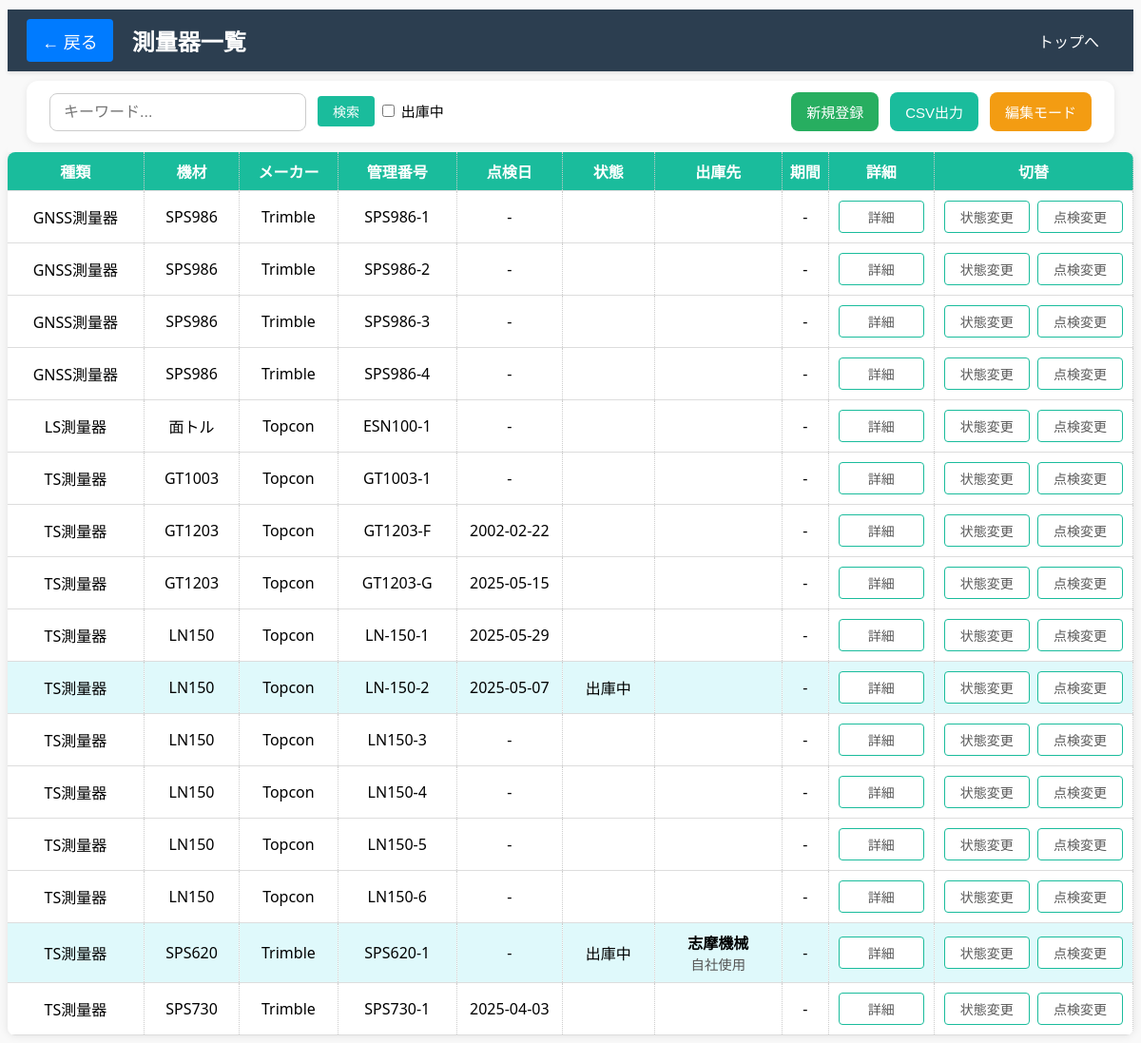
Page /surveying_list (signed in) on the committed database.
### models.py (models this page shows, shortened)
class SurveyingTool(db.Model):
    __tablename__ = 'surveying_tools'
    id = db.Column(db.Integer, primary_key=True)
    tool_type = db.Column(db.String(100), nullable=True)
    name = db.Column(db.String(100), nullable=False)              # 機材名
    manufacturer = db.Column(db.String(100), nullable=True)       # メーカー
    serial_number = db.Column(db.String(100), nullable=True)      # 管理番号
    inspection_date = db.Column(db.Date, nullable=True)           # 点検日
    is_active = db.Column(db.Boolean, default=True, nullable=True)  # 状態 (True=未使用、False=出庫中)
    state = db.Column(db.String(50))
    shipment_location = db.Column(db.String(255), nullable=True)   # 出庫先 会社名
    shipment_site = db.Column(db.String(255), nullable=True)       # 出庫現場
    shipment_start_date = db.Column(db.Date, nullable=True)        # 出庫開始期間
    shipment_end_date = db.Column(db.Date, nullable=True)          # 出庫終了期間

### main.py (the view)
@app.route('/surveying_list')
@login_required
def surveying_list():
    surveying_tools = SurveyingTool.query.order_by(
        SurveyingTool.tool_type.asc(),     # 種類で昇順（存在すれば）
        SurveyingTool.name.asc(),          # 名前で昇順
        SurveyingTool.serial_number.asc()  # 管理番号で昇順
    ).all()
    return render_template('surveying_list.html', surveying_tools=surveying_tools)

### main.py (called while the page is built)
@login_manager.user_loader
def load_user(user_id):
    return User.query.get(int(user_id))

### templates/surveying_list.html (shortened to what this page needs)
<!DOCTYPE html>
<html lang="ja">
<head>
    <link rel="stylesheet" href="{{ url_for('static', filename='surveying_tool.css') }}">
    <link rel="stylesheet" href="{{ url_for('static', filename='common.css') }}">
</head>
<body>
<div class="sticky-wrapper">
    <header class="header-bar">
        <div class="left-group">
            <a href="{{ url_for('index') }}" class="back-button">← 戻る</a>
            <h1 class="page-title">測量器一覧</h1>
        </div>
        <div class="right-group">
            <a href="{{ url_for('index') }}">トップへ</a>
        </div>
    </header>
    <h2>
        <div class="about-container">
            <div class="search-container">
                <input type="text" id="search-input" placeholder="キーワード...">
                <button id="search-button">検索</button>
                    <input type="checkbox" id="shippedOnlyCheckbox" onchange="filterTable()"> 出庫中
            </div>
            <div class="action-buttons">
                <a href="{{ url_for('add_surveying_tool') }}" class="add_button">新規登録</a>
                <button class="csv-button" id="csv-export-btn">CSV出力</button>
                <button class="edit_button" onclick="toggleDeleteColumn()">編集モード</button>
            </div>
        </div>
    </h2>
</div>
<table id="printable-table">
    <thead>
        <tr>
            <th>種類</th>
            <th>機材</th>
            <th>メーカー</th>
            <th>管理番号</th>
            <th>点検日</th>
            <th>状態</th>
            <th>出庫先</th>
            <th>期間</th>
            <th>詳細</th>
            <th>切替</th>
        </tr>
    </thead>
    <tbody>
        {% for tool in surveying_tools %}
        <tr data-tool-id="{{ tool.id }}" {% if not tool.is_active and tool.state != '予定' %} class="shipped"{% endif %}>
            <td class="fixed-cell">
            <span class="display-text">{{ tool.tool_type or '' }}</span>
            </td>
            <td class="fixed-cell">
            <span class="display-text">{{ tool.name }}</span>
            </td>
            <td class="fixed-cell">
            <span class="display-text">{{ tool.manufacturer or '' }}</span>
            </td>
            <td class="fixed-cell">
            <span class="display-text">{{ tool.serial_number or '' }}</span>
            </td>
            <td class="fixed-cell">{{ tool.inspection_date.strftime('%Y-%m-%d') if tool.inspection_date else '-' }}</td>
            <td class="status-cell">
                <span class="status-display" id="status-display-{{ tool.id }}">
                    {% if tool.state == '予定' %}
                        予定
                    {% elif not tool.is_active %}
                        出庫中
                    {% endif %}
                </span>
            </td>
            <td class="fixed-cell">
                <div>
                    <strong>{{ tool.shipment_location or '' }}</strong><br>
                    <span style="font-size: 0.9em; color: #555;">{{ tool.shipment_site or '' }}</span>
                </div>
            </td>
            <td class="fixed-cell">
                {% if tool.shipment_start_date and tool.shipment_end_date %}
                    {{ tool.shipment_start_date.strftime('%Y-%m-%d') }} ～ {{ tool.shipment_end_date.strftime('%Y-%m-%d') }}
                {% else %}
                    -
                {% endif %}
            </td>
            <td class="fixed-cell">
                <button type="button" onclick="showShipmentDetails({{ tool.id }})">詳細</button>
            </td>
            <td class="fixed-cell">
                <button type="button" onclick="toggleStateForm({{ tool.id }})">状態変更</button>
                <button type="button" onclick="showInspectionPopup({{ tool.id }})">点検変更</button>
            </td>
        </tr>
        {% endfor %}
    </tbody>
</table>
</body>
</html>

### static/surveying_tool.css (style rules this page uses)
.add_button { background-color: #27ae60; color: white; }
.csv-button, .print-button { background-color: #1abc9c; color: white; }
.edit_button { background-color: #f39c12; color: white; }
th { background-color: #1abc9c; color: white; }
th:nth-child(1), td:nth-child(1) { width: 150px; text-align: center; }
th:nth-child(2), td:nth-child(2) { width: 100px; text-align: center; }
th:nth-child(3), td:nth-child(3) { width: 100px; text-align: center; }
th:nth-child(4), td:nth-child(4) { width: 130px; text-align: center; }
th:nth-child(5), td:nth-child(5) { width: 100px; text-align: center; }
th:nth-child(6), td:nth-child(6) { width: 100px; text-align: center; }
th:nth-child(7), td:nth-child(7) { width: 150px; text-align: center; }
th:nth-child(8), td:nth-child(8), th:nth-child(9), td:nth-child(9), th:nth-child(10), td:nth-child(10) { text-align: center; }
table input[type="submit"], table button { display: inline-block; padding: 6px 12px; margin: 2px 2px; border: 1px solid #1abc9c; background-color: #ffffff; color: #5a5a5a; border-radius: 4px; font-size: 14px; font-weight: 500; text-align: center; cursor: pointer; transition: background-color 0.2s, color 0.2s; min-width: 90px; }
#search-button { background-color: #1abc9c; color: white; border: none; padding: 6px 16px; margin-left: 8px; font-size: 14px; border-radius: 4px; cursor: pointer; transition: background-color 0.3s ease; }

### static/common.css (style rules this page uses)
body { background-color: #f9f9f9; font-family: "Segoe UI", sans-serif; user-select: none; margin-top: 0px; }
h1 { text-align: center; margin-bottom: 2rem; }
h2 { font-family: "Segoe UI", sans-serif; padding: 0 20px; font-size: 15px; font-weight: 500; margin-top: 10px; }
a { display: inline-block; color: white; padding: 0.6rem 1rem; text-decoration: none; border-radius: 4px; }
.fixed-cell { position: relative; }
.sticky-wrapper { position: sticky; top: 0; background-color: #f9f9f9; z-index: 1000; padding-top: 10px; height: 150px; }
.header-bar { position: sticky; top: 0; z-index: 1000; display: flex; justify-content: space-between; align-items: center; background-color: #2c3e50; color: white; padding: 10px 20px; box-shadow: 0 2px 4px rgba(0,0,0,0.1); }
.left-group { display: flex; align-items: center; }
.right-group { display: flex; }
.page-title { margin: 0; font-size: 24px; }
.back-button { color: white; text-decoration: none; font-size: 18px; margin-right: 20px; background-color: #007bff; }
.about-container { position: sticky; top: 56px; z-index: 999; display: flex; justify-content: space-between; align-items: center; padding: 12px 24px; background-color: #ffffff; border-radius: 12px; box-shadow: 0 2px 8px rgba(0, 0, 0, 0.08); margin-bottom: 20px; gap: 20px; flex-wrap: wrap; }
.search-container input[type="text"] { padding: 10px 14px; font-size: 16px; border: 1px solid #ccc; border-radius: 8px; width: 240px; transition: border-color 0.3s; }
.action-buttons { display: flex; gap: 12px; }
.add_button, .csv-button, .edit_button, .print-button { padding: 10px 16px; font-size: 15px; border: none; border-radius: 8px; cursor: pointer; text-decoration: none; transition: background-color 0.3s, transform 0.1s; }
table { border-collapse: collapse; background-color: white; box-shadow: 0 0 10px rgba(0,0,0,0.1); border-radius: 8px; overflow: hidden; user-select: text; table-layout: fixed; max-width: 1500px; margin: 0 auto; padding: 0 20px; }
tr.shipped { background-color: #dff9fb; position: relative; }
th, td { border-right: 1px dotted #ccc; padding: 8px; white-space: nowrap; text-align: left; border-bottom: 1px solid #ddd; }

### rows in the picture
SurveyingTool: tool_type "GNSS測量器", name "SPS986", manufacturer "Trimble", serial_number "SPS986-1", inspection_date "-"
SurveyingTool: tool_type "GNSS測量器", name "SPS986", manufacturer "Trimble", serial_number "SPS986-2", inspection_date "-"
SurveyingTool: tool_type "GNSS測量器", name "SPS986", manufacturer "Trimble", serial_number "SPS986-3", inspection_date "-"
SurveyingTool: tool_type "GNSS測量器", name "SPS986", manufacturer "Trimble", serial_number "SPS986-4", inspection_date "-"
SurveyingTool: tool_type "LS測量器", name "面トル", manufacturer "Topcon", serial_number "ESN100-1", inspection_date "-"
SurveyingTool: tool_type "TS測量器", name "GT1003", manufacturer "Topcon", serial_number "GT1003-1", inspection_date "-"
SurveyingTool: tool_type "TS測量器", name "GT1203", manufacturer "Topcon", serial_number "GT1203-F", inspection_date "2002-02-22"
SurveyingTool: tool_type "TS測量器", name "GT1203", manufacturer "Topcon", serial_number "GT1203-G", inspection_date "2025-05-15"
SurveyingTool: tool_type "TS測量器", name "LN150", manufacturer "Topcon", serial_number "LN-150-1", inspection_date "2025-05-29"
SurveyingTool: tool_type "TS測量器", name "LN150", manufacturer "Topcon", serial_number "LN-150-2", inspection_date "2025-05-07", is_active "出庫中"
SurveyingTool: tool_type "TS測量器", name "LN150", manufacturer "Topcon", serial_number "LN150-3", inspection_date "-"
SurveyingTool: tool_type "TS測量器", name "LN150", manufacturer "Topcon", serial_number "LN150-4", inspection_date "-"
SurveyingTool: tool_type "TS測量器", name "LN150", manufacturer "Topcon", serial_number "LN150-5", inspection_date "-"
SurveyingTool: tool_type "TS測量器", name "LN150", manufacturer "Topcon", serial_number "LN150-6", inspection_date "-"
SurveyingTool: tool_type "TS測量器", name "SPS620", manufacturer "Trimble", serial_number "SPS620-1", inspection_date "-", is_active "出庫中", shipment_location "志摩機械", shipment_site "自社使用"
SurveyingTool: tool_type "TS測量器", name "SPS730", manufacturer "Trimble", serial_number "SPS730-1", inspection_date "2025-04-03"
